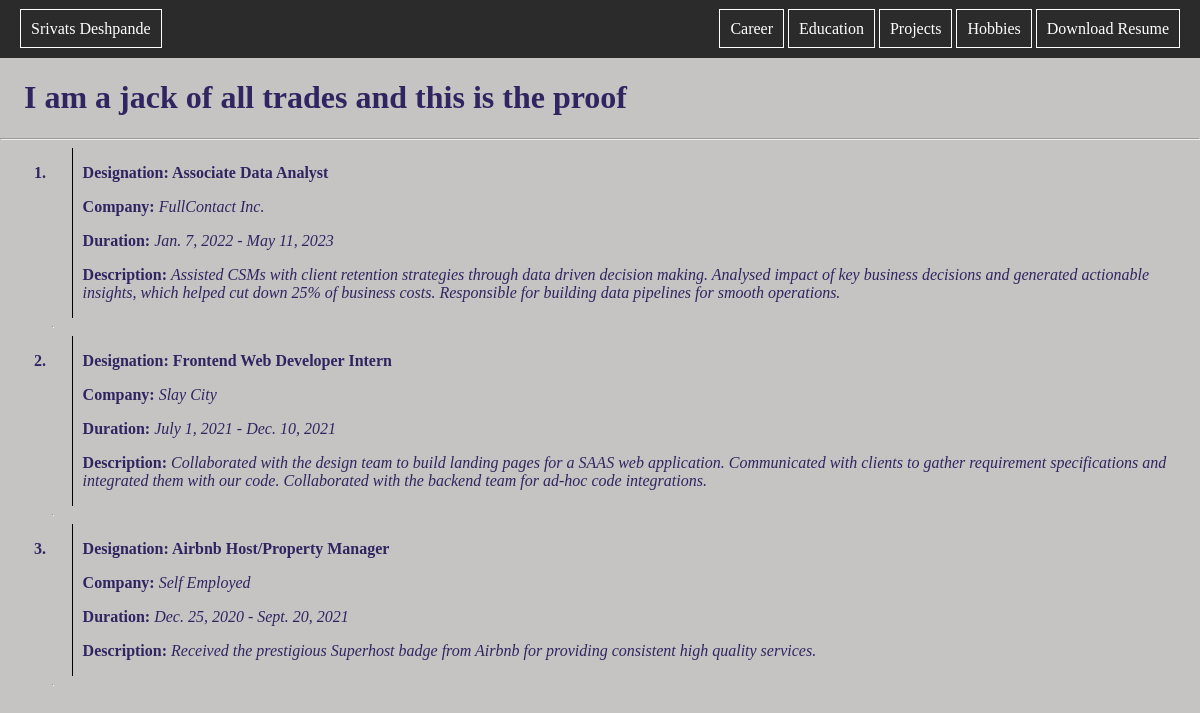
Page /work/ on the committed database.
### srivats/models.py (models this page shows, shortened)
class Work(models.Model):
    company = models.CharField(max_length = 150)
    designation = models.CharField(max_length = 150)
    from_date = models.DateField()
    to_date = models.DateField()
    description = models.TextField(max_length = 500)

### srivats/views.py (the view)
# urls.py: path('work/', views.workPage, name='work' ),
def workPage(request):
    work = Work.objects.all()
    context = {'work':work}
    return render(request, 'srivats/work.html', context)

### srivats/templates/srivats/work.html
{% include 'main.html' %}
{% block content %}
<h1 id="page-intro">I am a jack of all trades and this is the proof</h1>
<hr>
{% for work in work %}
<div class="exp-history">
    <div class="counter">
        <p>{{forloop.counter}}. </p>
    </div>
    <div class="exp-info">
        <p> Designation: {{work.designation}}</p>
        <p>Company: <span >{{work.company}}</span></p>
        <p>Duration: <span >{{work.from_date}} - {{work.to_date}}</span></p>
        <p>Description: <span>{{work.description}}</span></p>
    </div>
    <hr>
</div>
{% endfor %}
{% endblock content %}

### templates/main.html (shortened to what this page needs)
{% include 'navbar.html' %}
{% load static %}
<link rel="stylesheet" href="{% static 'styles/main.css' %}">

### templates/navbar.html (shortened to what this page needs)
<!DOCTYPE html>
{% load static %}
<html lang="en">
<head>
    <link rel="stylesheet" type="text/css" href="{% static 'styles/main.css' %}">
</head>
<body>
    <div class="navigation-bar">
        <div class="logo">
            <a href="{% url 'home' %}">Srivats Deshpande</a>
        </div>
        <div class="links">
            <a href="{% url 'work' %}">Career</a>
            <a href="{% url 'education' %}">Education</a>
            <a href="{% url 'projects' %}">Projects</a>
            <a href="{% url 'hobbies' %}">Hobbies</a>
            <a href="{% url 'resume' %}">Download Resume</a>
        </div>
    </div>
</body>
</html>

### static/styles/main.css (style rules this page uses)
html { background-color: rgb(198, 195, 195); color: rgb(47, 38, 97); }
body { margin: 0px; padding: 0px; }
.navigation-bar { display: flex; flex-direction: row; justify-content: space-between; background-color: rgb(44, 43, 43); margin: 0px; padding: 20px 20px; align-items: center; }
.navigation-bar a { color: white; border: 0.5px solid white; text-decoration: none; padding: 10px; }
.exp-history { margin-left:2%; padding-left: 10px; display: grid; grid-template-columns: 0.1fr 3fr; }
.exp-history p { font-weight: 700; }
span { font-weight: 300; }
.counter { margin-right: 10px; }
.exp-info { border-left: 1px double black; padding-left: 10px; }
#page-intro { margin-left: 2%; }
.exp-info span:nth-child(1) { font-style: italic; }

### rows in the picture
Work: designation "Associate Data Analyst", company "FullContact Inc.", from_date "Jan. 7, 2022", to_date "May 11, 2023", description "Assisted CSMs with client retention strategies through data driven decision making. Analysed impact of key business decisions and generated actionable insights, which helped cut down 25% of business costs. Responsible for building data pipelines for smooth operations."
Work: designation "Frontend Web Developer Intern", company "Slay City", from_date "July 1, 2021", to_date "Dec. 10, 2021", description "Collaborated with the design team to build landing pages for a SAAS web application. Communicated with clients to gather requirement specifications and integrated them with our code. Collaborated with the backend team for ad-hoc code integrations."
Work: designation "Airbnb Host/Property Manager", company "Self Employed", from_date "Dec. 25, 2020", to_date "Sept. 20, 2021", description "Received the prestigious Superhost badge from Airbnb for providing consistent high quality services."
